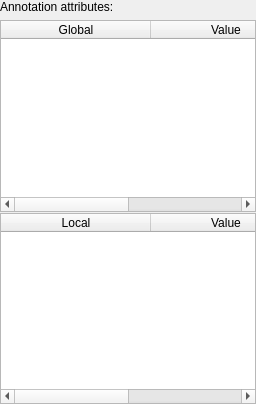
      <widget class="QFrame" name="attributesContainerFrame">
       <property name="sizePolicy">
        <sizepolicy hsizetype="Preferred" vsizetype="Preferred">
         <horstretch>0</horstretch>
         <verstretch>100</verstretch>
        </sizepolicy>
       </property>
       <property name="frameShape">
        <enum>QFrame::NoFrame</enum>
       </property>
       <property name="frameShadow">
        <enum>QFrame::Raised</enum>
       </property>
       <layout class="QVBoxLayout" name="verticalLayout_3">
        <property name="margin">
         <number>0</number>
        </property>
        <item>
         <widget class="QLabel" name="annotAttributesLbl">
          <property name="text">
           <string>Annotation attributes:</string>
          </property>
         </widget>
        </item>
        <item>
         <widget class="QSplitter" name="attributesSplitter">
          <property name="orientation">
           <enum>Qt::Vertical</enum>
          </property>
          <property name="handleWidth">
           <number>1</number>
          </property>
          <widget class="QTableWidget" name="globalTable">
           <property name="sizePolicy">
            <sizepolicy hsizetype="Expanding" vsizetype="Expanding">
             <horstretch>0</horstretch>
             <verstretch>0</verstretch>
            </sizepolicy>
           </property>
           <property name="tabKeyNavigation">
            <bool>false</bool>
           </property>
           <property name="alternatingRowColors">
            <bool>true</bool>
           </property>
           <property name="selectionMode">
            <enum>QAbstractItemView::SingleSelection</enum>
           </property>
           <property name="selectionBehavior">
            <enum>QAbstractItemView::SelectRows</enum>
           </property>
           <property name="rowCount">
            <number>0</number>
           </property>
           <property name="columnCount">
            <number>2</number>
           </property>
           <attribute name="horizontalHeaderCascadingSectionResizes">
            <bool>false</bool>
           </attribute>
           <attribute name="horizontalHeaderDefaultSectionSize">
            <number>150</number>
           </attribute>
           <attribute name="horizontalHeaderStretchLastSection">
            <bool>true</bool>
           </attribute>
           <attribute name="verticalHeaderVisible">
            <bool>false</bool>
           </attribute>
           <attribute name="verticalHeaderDefaultSectionSize">
            <number>20</number>
           </attribute>
           <column>
            <property name="text">
             <string>Global</string>
            </property>
           </column>
           <column>
            <property name="text">
             <string>Value</string>
            </property>
           </column>
          </widget>
          <widget class="QTableWidget" name="localTable">
           <property name="sizePolicy">
            <sizepolicy hsizetype="Expanding" vsizetype="Expanding">
             <horstretch>0</horstretch>
             <verstretch>0</verstretch>
            </sizepolicy>
           </property>
           <property name="tabKeyNavigation">
            <bool>false</bool>
           </property>
           <property name="alternatingRowColors">
            <bool>true</bool>
           </property>
           <property name="selectionMode">
            <enum>QAbstractItemView::SingleSelection</enum>
           </property>
           <property name="selectionBehavior">
            <enum>QAbstractItemView::SelectRows</enum>
           </property>
           <property name="rowCount">
            <number>0</number>
           </property>
           <property name="columnCount">
            <number>2</number>
           </property>
           <attribute name="horizontalHeaderDefaultSectionSize">
            <number>150</number>
           </attribute>
           <attribute name="horizontalHeaderMinimumSectionSize">
            <number>26</number>
           </attribute>
           <attribute name="horizontalHeaderStretchLastSection">
            <bool>true</bool>
           </attribute>
           <attribute name="verticalHeaderVisible">
            <bool>false</bool>
           </attribute>
           <attribute name="verticalHeaderDefaultSectionSize">
            <number>20</number>
           </attribute>
           <column>
            <property name="text">
             <string>Local</string>
            </property>
           </column>
           <column>
            <property name="text">
             <string>Value</string>
            </property>
           </column>
          </widget>
         </widget>
        </item>
       </layout>
      </widget>
